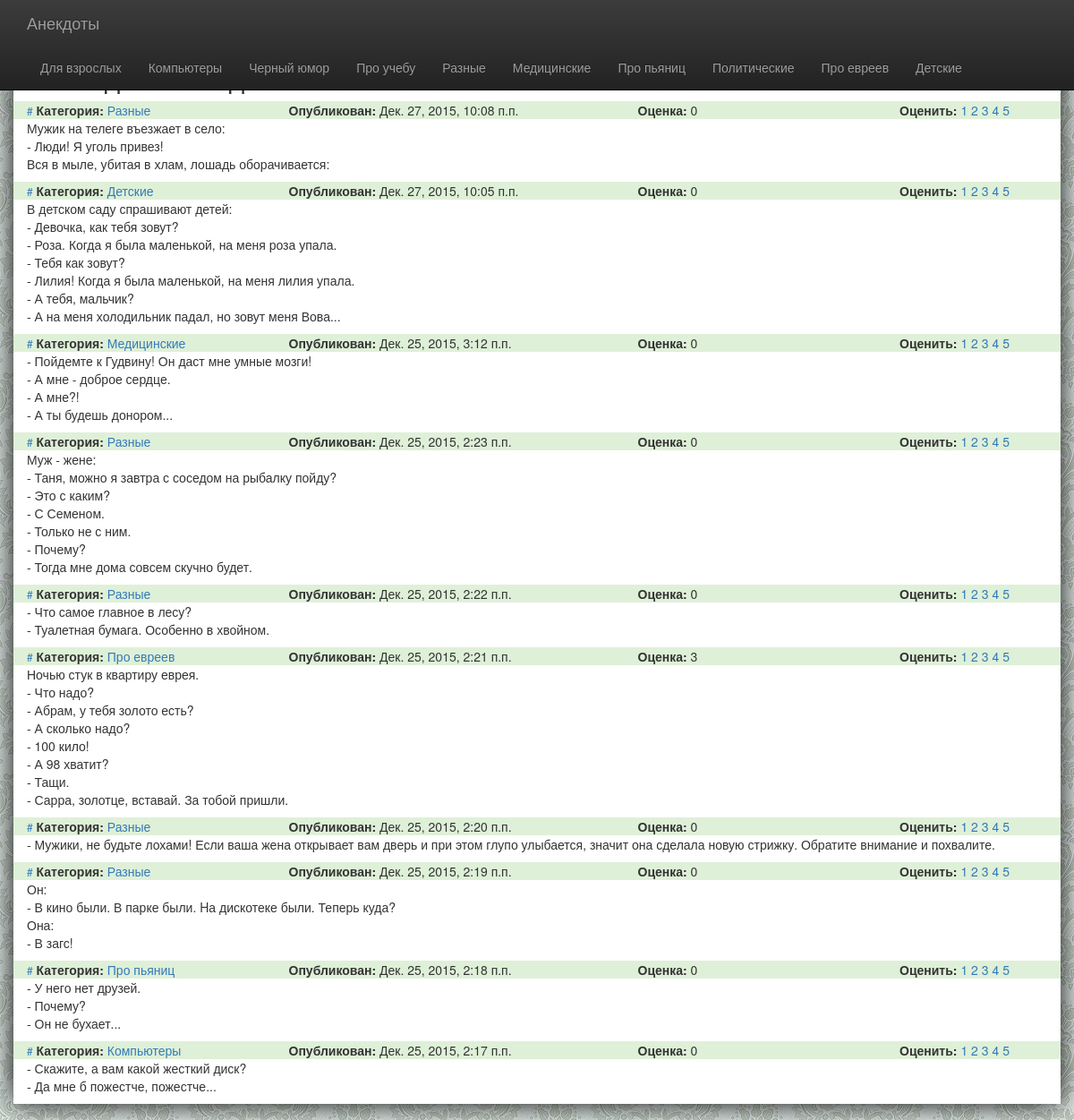
The page / on the database its author committed.
### anekdots/models.py (models this page shows, shortened)
class Category(models.Model):
    title = models.CharField(max_length=200)
    alias = models.CharField(max_length=80)
    def __str__(self):
        return self.title

class Joke(models.Model):
    category = models.ForeignKey(Category)
    text = models.TextField()
    pub_date = models.DateTimeField(auto_now_add=True)
    def get_grade(self):
        grades = self.grade_set.all()
        if len(grades) > 0:
            summa = 0
            for item in grades:
                summa += item.grades
            return summa / len(grades)
        else: return 0

class Grade(models.Model):
    POSSIBLE_GRADES = [
        (1, 1),
        (2, 2),
        (3, 3),
        (4, 4),
        (5, 5),
    ]
    joke = models.ForeignKey(Joke)
    grades = models.IntegerField(choices=POSSIBLE_GRADES)

### anekdots/views.py (the view)
# urls.py: url(r'^$', views.JokeListView.as_view(), name='index'),
class JokeListView(ListView):
    model = Joke
    queryset = Joke.objects.order_by('-pub_date')[:10]
    def get_context_data(self, **kwargs):
        context = super(JokeListView, self, **kwargs).get_context_data(**kwargs)
        context['category_list'] = Category.objects.all()
        return context

### anekdots/templates/anekdots/joke_list.html
{% extends 'anekdots/base.html' %}
{% block nav %}
    {% for cat in category_list %}
        <li class="{% if forloop.counter == category.id %}active{% endif %} item-{{ cat.id }}">
            <a href="{% url 'anekdots:category' cat.id %}">{{ cat.title }}</a>
        </li>
    {% endfor %}
{% endblock %}
{% block content %}
    {% for joke in joke_list %}
        <div class="row bg-success">
            <div class="col-md-3">
                <small><a name="{{ joke.id }}">#</a></small> <strong>Категория:</strong> <a href="{% url 'anekdots:category' joke.category.id %}"> {{ joke.category }}</a>
            </div>
            <div class="col-md-4">
                <strong>Опубликован:</strong> {{ joke.pub_date }}
            </div>
            <div class="col-md-3">
                <strong>Оценка:</strong> {{ joke.get_grade|floatformat }}
            </div>
            <div class="col-md-2">
                <strong>Оценить:</strong>
                <a href="{% url 'anekdots:vote' joke.id 1 %}">1</a>
                <a href="{% url 'anekdots:vote' joke.id 2 %}">2</a>
                <a href="{% url 'anekdots:vote' joke.id 3 %}">3</a>
                <a href="{% url 'anekdots:vote' joke.id 4 %}">4</a>
                <a href="{% url 'anekdots:vote' joke.id 5 %}">5</a>
            </div>
        </div>
        <p>{{ joke.text|linebreaksbr }}</p>
    {% endfor %}
{% endblock %}

### anekdots/templates/anekdots/base.html (shortened to what this page needs)
<!DOCTYPE html>
<html lang="ru">
<head>
    <link rel="stylesheet" href="https://maxcdn.bootstrapcdn.com/bootstrap/3.3.6/css/bootstrap.min.css">
    <link rel="stylesheet" href="https://maxcdn.bootstrapcdn.com/bootstrap/3.3.6/css/bootstrap-theme.min.css">
    {% load staticfiles %}
    <link rel="stylesheet" type="text/css" href="{% static 'anekdots/style.css' %}" />
</head>
<body style="padding-top: 50px;">
<div class="container content">
    <div class="row">
    {% block navi %}
    <nav class="navbar navbar-inverse navbar-fixed-top">
      <div class="container">
        <div class="navbar-header">
          <a class="navbar-brand" href="/">Анекдоты</a>
        </div>
        <div id="navbar" class="collapse navbar-collapse">
          <ul class="nav navbar-nav">
            {% block nav %}{% endblock %}
          </ul>
        </div>
      </div>
    </nav>
    {% endblock %}
</div>
    <div class="row">
        <div class="col-md-12">{% block header %}<h2>Последние анекдоты</h2>{% endblock %}</div>
    </div>
    {% block content %}{% endblock %}
</div>
</body>
</html>

### anekdots/static/anekdots/style.css (style rules this page uses)
body { background: url("img/bg.gif"); }
.content { background: white; box-shadow: 0 0 30px black; margin-bottom: 40px; }
a[name] { cursor: pointer; }

### rows shown on the page
Category: title "Для взрослых"
Category: title "Компьютеры"
Category: title "Черный юмор"
Category: title "Про учебу"
Category: title "Разные"
Category: title "Медицинские"
Category: title "Про пьяниц"
Category: title "Политические"
Category: title "Про евреев"
Category: title "Детские"
Joke: category "Разные", pub_date "Дек. 27, 2015, 10:08 п.п.", get_grade "0", text "Мужик на телеге въезжает в село: - Люди! Я уголь привез! Вся в мыле, убитая в хлам, лошадь оборачивается:"
Joke: category "Детские", pub_date "Дек. 27, 2015, 10:05 п.п.", get_grade "0", text "В детском саду спрашивают детей: - Девочка, как тебя зовут? - Роза. Когда я была маленькой, на меня роза упала. - Тебя как зовут? - Лилия! Когда я была маленькой, на меня лилия упала. - А тебя, мальчик? - А на меня холодильник падал, но зовут меня Вова..."
Joke: category "Медицинские", pub_date "Дек. 25, 2015, 3:12 п.п.", get_grade "0", text "- Пойдемте к Гудвину! Он даст мне умные мозги! - А мне - доброе сердце. - А мне?! - А ты будешь донором..."
Joke: category "Разные", pub_date "Дек. 25, 2015, 2:23 п.п.", get_grade "0", text "Муж - жене: - Таня, можно я завтра с соседом на рыбалку пойду? - Это с каким? - С Семеном. - Только не с ним. - Почему? - Тогда мне дома совсем скучно будет."
Joke: category "Разные", pub_date "Дек. 25, 2015, 2:22 п.п.", get_grade "0", text "- Что самое главное в лесу? - Туалетная бумага. Особенно в хвойном."
Joke: category "Про евреев", pub_date "Дек. 25, 2015, 2:21 п.п.", get_grade "3", text "Ночью стук в квартиру еврея. - Что надо? - Абрам, у тебя золото есть? - А сколько надо? - 100 кило! - А 98 хватит? - Тащи. - Сарра, золотце, вставай. За тобой пришли."
Joke: category "Разные", pub_date "Дек. 25, 2015, 2:20 п.п.", get_grade "0", text "- Мужики, не будьте лохами! Если ваша жена открывает вам дверь и при этом глупо улыбается, значит она сделала новую стрижку. Обратите внимание и похвалите."
Joke: category "Разные", pub_date "Дек. 25, 2015, 2:19 п.п.", get_grade "0", text "Он: - В кино были. В парке были. Hа дискотеке были. Теперь куда? Она: - В загс!"
Joke: category "Про пьяниц", pub_date "Дек. 25, 2015, 2:18 п.п.", get_grade "0", text "- У него нет друзей. - Почему? - Он не бухает..."
Joke: category "Компьютеры", pub_date "Дек. 25, 2015, 2:17 п.п.", get_grade "0", text "- Скажите, а вам какой жесткий диск? - Да мне б пожестче, пожестче..."
